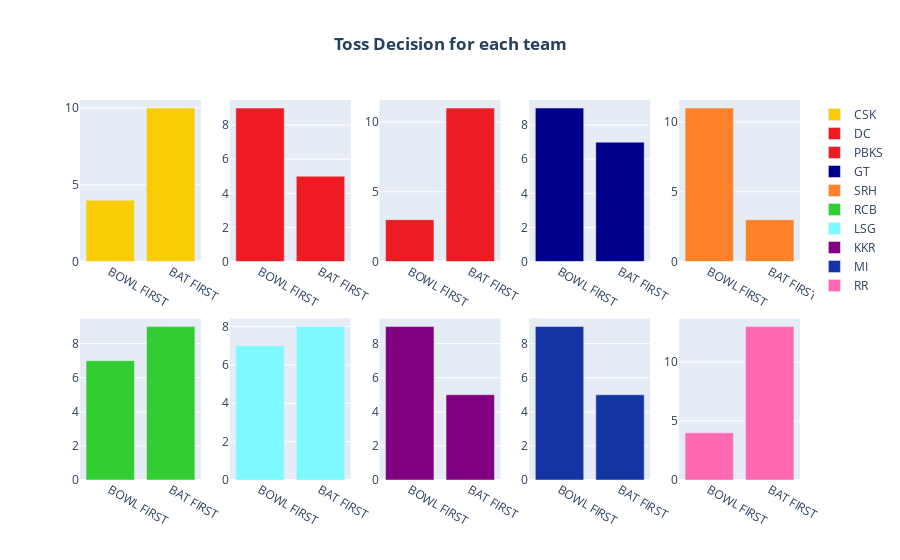

The cell this chart's notebook holds for it:
### Code cell
fig = make_subplots(rows=2,cols=5)
row,col = 1,1
for team,decision in team_toss_split.items():
    labels = list(decision.keys())
    values_toss_decision = list(decision.values())
    
    fig.add_trace(go.Bar(x=labels,y=values_toss_decision,marker=dict(color = team_colors[team]),name=team),row=row,col=col)
    col+=1
    if col>5:
        col = 1
        row = 2
        
fig.update_layout(title_text='<b>Toss Decision for each team</b>',title_x=0.5)
fig.show()

### Figure 1 — Plotly figure (JSON) as saved in the notebook; plotly's stock layout.template omitted (floating-point values rounded to 4 significant figures)
{"data": [{"marker": {"color": "#F9CD05"}, "name": "CSK", "x": ["BOWL FIRST", "BAT FIRST"], "y": [4, 10], "type": "bar", "xaxis": "x", "yaxis": "y"}, {"marker": {"color": "#EF1B23"}, "name": "DC", "x": ["BOWL FIRST", "BAT FIRST"], "y": [9, 5], "type": "bar", "xaxis": "x2", "yaxis": "y2"}, {"marker": {"color": "#ED1B24"}, "name": "PBKS", "x": ["BOWL FIRST", "BAT FIRST"], "y": [3, 11], "type": "bar", "xaxis": "x3", "yaxis": "y3"}, {"marker": {"color": "#00008B"}, "name": "GT", "x": ["BOWL FIRST", "BAT FIRST"], "y": [9, 7], "type": "bar", "xaxis": "x4", "yaxis": "y4"}, {"marker": {"color": "#FF822A"}, "name": "SRH", "x": ["BOWL FIRST", "BAT FIRST"], "y": [11, 3], "type": "bar", "xaxis": "x5", "yaxis": "y5"}, {"marker": {"color": "#32CD32"}, "name": "RCB", "x": ["BOWL FIRST", "BAT FIRST"], "y": [7, 9], "type": "bar", "xaxis": "x6", "yaxis": "y6"}, {"marker": {"color": "#7DF9FF"}, "name": "LSG", "x": ["BOWL FIRST", "BAT FIRST"], "y": [7, 8], "type": "bar", "xaxis": "x7", "yaxis": "y7"}, {"marker": {"color": "#800080"}, "name": "KKR", "x": ["BOWL FIRST", "BAT FIRST"], "y": [9, 5], "type": "bar", "xaxis": "x8", "yaxis": "y8"}, {"marker": {"color": "#1434A4"}, "name": "MI", "x": ["BOWL FIRST", "BAT FIRST"], "y": [9, 5], "type": "bar", "xaxis": "x9", "yaxis": "y9"}, {"marker": {"color": "#FF69B4"}, "name": "RR", "x": ["BOWL FIRST", "BAT FIRST"], "y": [4, 13], "type": "bar", "xaxis": "x10", "yaxis": "y10"}], "layout": {"xaxis": {"anchor": "y", "domain": [0, 0.168], "type": "category", "range": [-0.5, 1.5], "autorange": true}, "yaxis": {"anchor": "x", "domain": [0.575, 1], "type": "linear", "range": [0, 10.53], "autorange": true}, "xaxis2": {"anchor": "y2", "domain": [0.208, 0.376], "type": "category", "range": [-0.5, 1.5], "autorange": true}, "yaxis2": {"anchor": "x2", "domain": [0.575, 1], "type": "linear", "range": [0, 9.474], "autorange": true}, "xaxis3": {"anchor": "y3", "domain": [0.416, 0.584], "type": "category", "range": [-0.5, 1.5], "autorange": true}, "yaxis3": {"anchor": "x3", "domain": [0.575, 1], "type": "linear", "range": [0, 11.58], "autorange": true}, "xaxis4": {"anchor": "y4", "domain": [0.624, 0.792], "type": "category", "range": [-0.5, 1.5], "autorange": true}, "yaxis4": {"anchor": "x4", "domain": [0.575, 1], "type": "linear", "range": [0, 9.474], "autorange": true}, "xaxis5": {"anchor": "y5", "domain": [0.832, 1], "type": "category", "range": [-0.5, 1.5], "autorange": true}, "yaxis5": {"anchor": "x5", "domain": [0.575, 1], "type": "linear", "range": [0, 11.58], "autorange": true}, "xaxis6": {"anchor": "y6", "domain": [0, 0.168], "type": "category", "range": [-0.5, 1.5], "autorange": true}, "yaxis6": {"anchor": "x6", "domain": [0, 0.425], "type": "linear", "range": [0, 9.474], "autorange": true}, "xaxis7": {"anchor": "y7", "domain": [0.208, 0.376], "type": "category", "range": [-0.5, 1.5], "autorange": true}, "yaxis7": {"anchor": "x7", "domain": [0, 0.425], "type": "linear", "range": [0, 8.421], "autorange": true}, "xaxis8": {"anchor": "y8", "domain": [0.416, 0.584], "type": "category", "range": [-0.5, 1.5], "autorange": true}, "yaxis8": {"anchor": "x8", "domain": [0, 0.425], "type": "linear", "range": [0, 9.474], "autorange": true}, "xaxis9": {"anchor": "y9", "domain": [0.624, 0.792], "type": "category", "range": [-0.5, 1.5], "autorange": true}, "yaxis9": {"anchor": "x9", "domain": [0, 0.425], "type": "linear", "range": [0, 9.474], "autorange": true}, "xaxis10": {"anchor": "y10", "domain": [0.832, 1], "type": "category", "range": [-0.5, 1.5], "autorange": true}, "yaxis10": {"anchor": "x10", "domain": [0, 0.425], "type": "linear", "range": [0, 13.68], "autorange": true}, "title": {"text": "<b>Toss Decision for each team</b>", "x": 0.5}, "autosize": true}}
